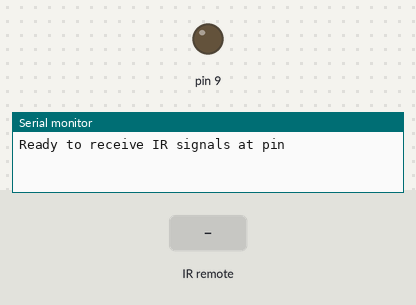
The sketch below on a simulated Arduino Uno, built with avr-gcc and run on an emulated ATmega328P. Parts: output pins drawn as LEDs (lit = HIGH), the last lines printed to the serial monitor. The inputs (shaded band) are chosen by the test bench.

Above: at 1.2 s.
1.3 s: infrared code 0x488F3CBB received
At 2.3 s:
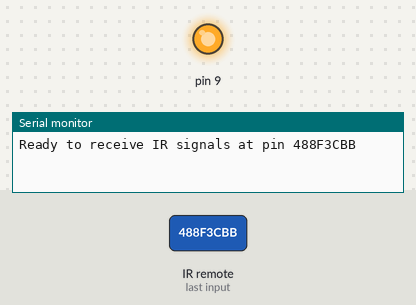
2.8 s: infrared code 0x1BC0157B received
At 3.5 s:
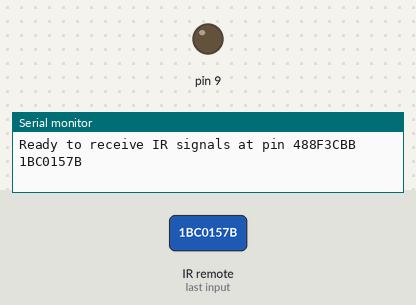
Timing chart, 0 to 5.8 s (numbered marks = the images above; inputs shaded):
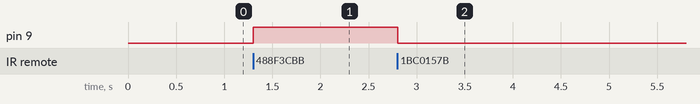

Measured:
- after the input at 1.3 s, pin 9: LOW → HIGH at once
- after the input at 2.8 s, pin 9: HIGH → LOW at once

The sketch:

IRrecvDemo.ino
```cpp
#include <IRremote.h>


int IR_RECEIVE_PIN = 12;

decode_results results;

IRrecv irrecv (IR_RECEIVE_PIN);

void setup() {
    pinMode(9, OUTPUT);

    Serial.begin(9600);


    irrecv.enableIRIn(); // Start the receiver

    Serial.print(F("Ready to receive IR signals at pin "));

}

void loop() {
    if (irrecv.decode(&results)) {
      if(results.value == 0x488F3CBB ){
        digitalWrite(9,1);

      }
      else if(results.value ==0x1BC0157B ){
        digitalWrite (9,0);


      }
        Serial.println(results.value, HEX);
        irrecv.resume(); // Receive the next value
    }
    delay(100);
}
```
